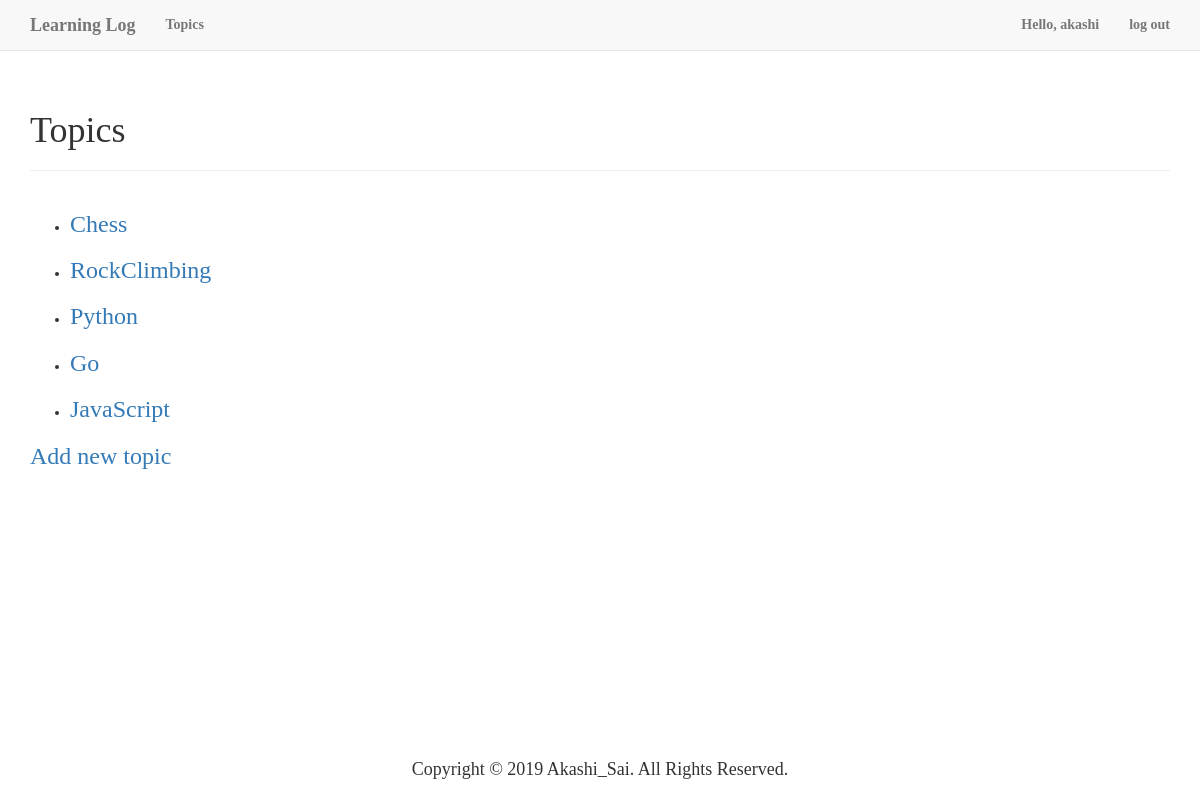
/note/topics (signed in), run on the app's committed database.
### learning_logs/models.py (models this page shows)
class Topic(models.Model):
    text = models.CharField(max_length=200)
    date_added = models.DateTimeField(auto_now_add=True)
    owner = models.ForeignKey(User, on_delete=models.CASCADE)
    def __str__(self):
        return self.text

### learning_logs/views.py (the view)
# urls.py: path('topics', learning_logs.views.get_topics_page, name='topics'),
@login_required()
def get_topics_page(request):
    topics = Topic.objects.filter(owner=request.user).order_by('date_added')
    context = {
        'topics': topics
    }
    return render(request, 'learning_logs/topics.html', context)

### learning_logs/templates/learning_logs/topics.html (shortened to what this page needs)
{% load bootstrap3 %}
<!DOCTYPE html>
<html lang="zh-CN">
<head>
    {% bootstrap_css %}
</head>
<body>
<nav class="navbar navbar-default navbar-static-top">
    <div class="container">
        <div class="navbar-header">
            <a href="/note/index" class="navbar-brand">Learning Log</a>
        </div>
        <div id="navbar" class="navbar-collapse collapse">
            <ul class="nav navbar-nav">
                <li><a href="/note/topics">Topics</a></li>
            </ul>
            <ul class="nav navbar-nav navbar-right">
                {% if user.is_authenticated %}
                    <li><a href="#">Hello, {{ user.username }}</a></li>
                    <li><a href="/users/logout">log out</a></li>
                {% else %}
                    <li><a href="/users/register">register</a></li>
                    <li><a href="/users/login">log in</a></li>
                {% endif %}
            </ul>
        </div>
    </div>
</nav>
<div class="container">
    <div class="page-header">
        <h1>Topics</h1>
    </div>
</div>
<div class="container">
    <ul>
        {% for topic in topics %}
            <li>
                <h3><a href="/note/topics/{{ topic.id }}">{{ topic }}</a></h3>
            </li>
        {% empty %}
            <li>No topics have been added yet.</li>
        {% endfor %}
    </ul>
    <h3><a href="/note/new_topic">Add new topic</a></h3>
</div>
<footer class="footer">
    <h4>Copyright &copy; 2019 Akashi_Sai. All Rights Reserved.</h4>
</footer>
</body>
</html>

### learning_logs/templates/learning_logs/topics.html (style rules this page uses)
body { font-family: "plantc", "Source Han Serif", serif; font-weight: bolder; text-decoration: none; }
footer { position: absolute; bottom: 10px; left: 50%; transform: translateX(-50%); }

### data on the page
Topic: text "Chess"
Topic: text "RockClimbing"
Topic: text "Python"
Topic: text "Go"
Topic: text "JavaScript"

### other printed values
{{ user.username }} "akashi"
